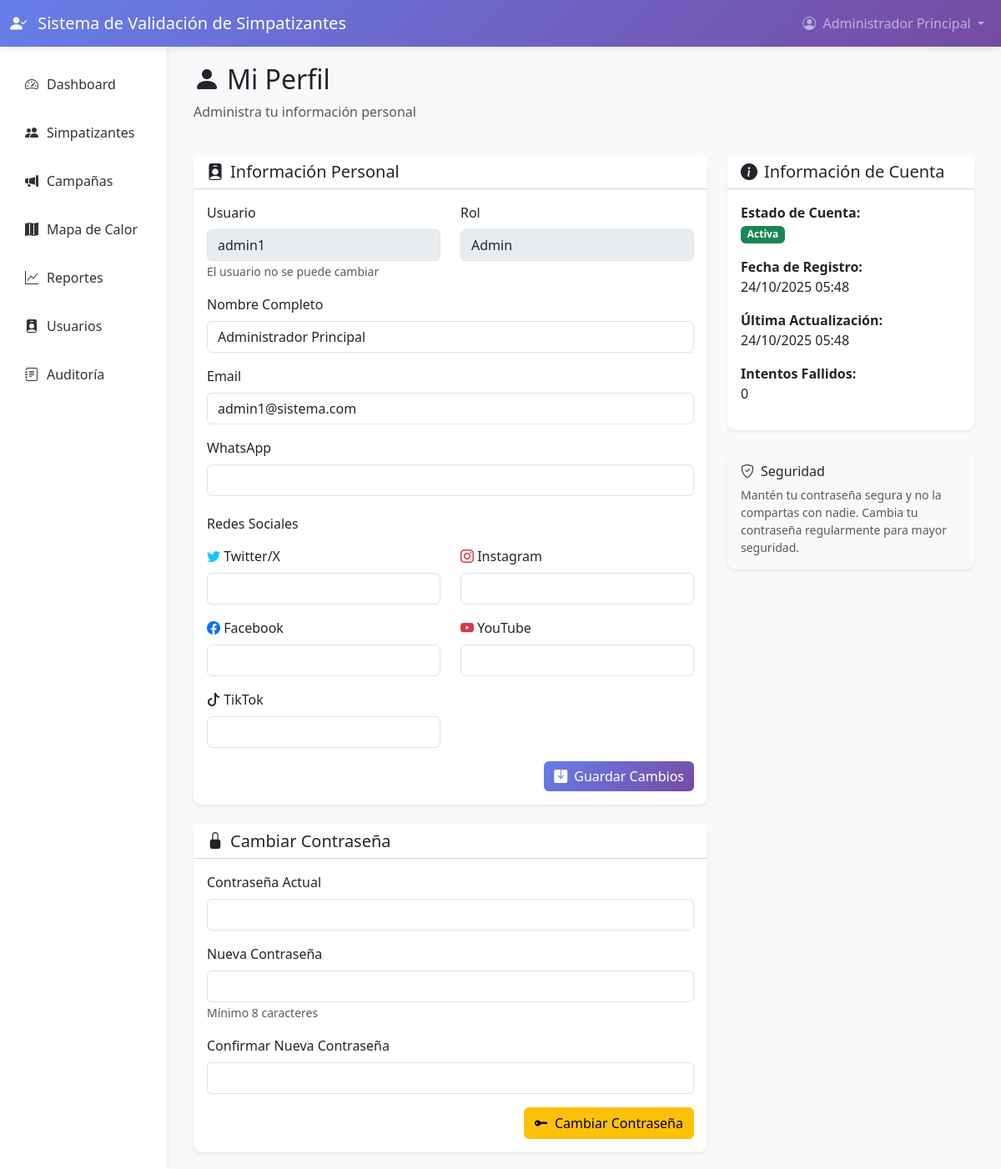
The app's page /public/perfil.php (signed in) with its own data.
### tables this page shows
CREATE TABLE IF NOT EXISTS usuarios (
    id INT AUTO_INCREMENT PRIMARY KEY,
    username VARCHAR(50) UNIQUE NOT NULL,
    email VARCHAR(100) UNIQUE NOT NULL,
    password VARCHAR(255) NOT NULL,
    nombre_completo VARCHAR(150) NOT NULL,
    rol ENUM('super_admin', 'admin', 'candidato', 'coordinador', 'capturista') NOT NULL DEFAULT 'capturista',
    activo TINYINT(1) DEFAULT 1,
    intentos_fallidos INT DEFAULT 0,
    bloqueado_hasta DATETIME NULL,
    whatsapp VARCHAR(20),
    twitter VARCHAR(100),
    instagram VARCHAR(100),
    facebook VARCHAR(100),
    youtube VARCHAR(100),
    tiktok VARCHAR(100),
    created_at TIMESTAMP DEFAULT CURRENT_TIMESTAMP,
    updated_at TIMESTAMP DEFAULT CURRENT_TIMESTAMP ON UPDATE CURRENT_TIMESTAMP,
    INDEX idx_rol (rol),
    INDEX idx_email (email),
    INDEX idx_activo (activo)
);

### config/Database.php (called while the page is built, shortened)
<?php
class Database {
    private static $instance = null;
    private $connection;
    private function __construct() {
        try {
            $dsn = "mysql:host=" . DB_HOST . ";dbname=" . DB_NAME . ";charset=" . DB_CHARSET;
            $options = [
                PDO::ATTR_ERRMODE => PDO::ERRMODE_EXCEPTION,
                PDO::ATTR_DEFAULT_FETCH_MODE => PDO::FETCH_ASSOC,
                PDO::ATTR_EMULATE_PREPARES => false,
                PDO::MYSQL_ATTR_INIT_COMMAND => "SET NAMES " . DB_CHARSET
            ];
            $this->connection = new PDO($dsn, DB_USER, DB_PASS, $options);
        } catch (PDOException $e) {
            die("Error de conexión a la base de datos: " . $e->getMessage());
        }
    }
    public static function getInstance() {
        if (self::$instance === null) {
            self::$instance = new self();
        }
        return self::$instance;
    }
    public function queryOne($sql, $params = []) {
        try {
            $stmt = $this->connection->prepare($sql);
            $stmt->execute($params);
            return $stmt->fetch();
        } catch (PDOException $e) {
            error_log("Error en queryOne: " . $e->getMessage());
            return false;
        }
    }
}

### app/controllers/AuthController.php (called while the page is built, shortened)
<?php
require_once __DIR__ . '/../../config/Database.php';
require_once __DIR__ . '/../models/Usuario.php';
class AuthController {
    public function obtenerUsuarioId() {
        return $_SESSION['usuario_id'] ?? null;
    }
}

### app/models/Usuario.php (called while the page is built, shortened)
<?php
class Usuario {
    private $db;
    public function __construct() {
        $this->db = Database::getInstance();
    }
    public function obtenerPorId($id) {
        $sql = "SELECT * FROM usuarios WHERE id = ?";
        return $this->db->queryOne($sql, [$id]);
    }
}

### public/perfil.php (the view, shortened to what this page needs)
<?php
require_once __DIR__ . '/../config/Database.php';
require_once __DIR__ . '/../app/controllers/AuthController.php';
require_once __DIR__ . '/../app/models/Usuario.php';
$auth = new AuthController();
$auth->requiereAutenticacion();
$usuarioModel = new Usuario();
$usuario = $usuarioModel->obtenerPorId($auth->obtenerUsuarioId());
include __DIR__ . '/../app/views/layouts/header.php';
?>
<div class="container-fluid">
    <div class="row mb-4">
        <div class="col-md-6">
            <h2><i class="bi bi-person-fill me-2"></i>Mi Perfil</h2>
            <p class="text-muted">Administra tu información personal</p>
        </div>
    </div>
    <div class="row">
        <div class="col-lg-8">
            <div class="card border-0 shadow-sm mb-4">
                <div class="card-header bg-white">
                    <h5 class="mb-0"><i class="bi bi-person-badge-fill me-2"></i>Información Personal</h5>
                </div>
                <div class="card-body">
                    <form method="POST" action="">
                        <div class="row mb-3">
                            <div class="col-md-6">
                                <label class="form-label">Usuario</label>
                                <input type="text" class="form-control" value="<?php echo htmlspecialchars($usuario['username']); ?>" disabled>
                                <small class="text-muted">El usuario no se puede cambiar</small>
                            </div>
                            <div class="col-md-6">
                                <label class="form-label">Rol</label>
                                <input type="text" class="form-control" value="<?php echo ucfirst(str_replace('_', ' ', $usuario['rol'])); ?>" disabled>
                            </div>
                        </div>
                        <div class="mb-3">
                            <label class="form-label">Nombre Completo</label>
                            <input type="text" class="form-control" name="nombre_completo"
                                   value="<?php echo htmlspecialchars($usuario['nombre_completo']); ?>" required>
                        </div>
                        <div class="mb-3">
                            <label class="form-label">Email</label>
                            <input type="email" class="form-control" name="email"
                                   value="<?php echo htmlspecialchars($usuario['email']); ?>" required>
                        </div>
                        <div class="mb-3">
                            <label class="form-label">WhatsApp</label>
                            <input type="tel" class="form-control" name="whatsapp"
                                   value="<?php echo htmlspecialchars($usuario['whatsapp'] ?? ''); ?>">
                        </div>
                        <h6 class="mt-4 mb-3">Redes Sociales</h6>
                        <div class="row">
                            <div class="col-md-6 mb-3">
                                <label class="form-label"><i class="bi bi-twitter text-info"></i> Twitter/X</label>
                                <input type="text" class="form-control" name="twitter"
                                       value="<?php echo htmlspecialchars($usuario['twitter'] ?? ''); ?>">
                            </div>
                            <div class="col-md-6 mb-3">
                                <label class="form-label"><i class="bi bi-instagram text-danger"></i> Instagram</label>
                                <input type="text" class="form-control" name="instagram"
                                       value="<?php echo htmlspecialchars($usuario['instagram'] ?? ''); ?>">
                            </div>
                            <div class="col-md-6 mb-3">
                                <label class="form-label"><i class="bi bi-facebook text-primary"></i> Facebook</label>
                                <input type="text" class="form-control" name="facebook"
                                       value="<?php echo htmlspecialchars($usuario['facebook'] ?? ''); ?>">
                            </div>
                            <div class="col-md-6 mb-3">
                                <label class="form-label"><i class="bi bi-youtube text-danger"></i> YouTube</label>
                                <input type="text" class="form-control" name="youtube"
                                       value="<?php echo htmlspecialchars($usuario['youtube'] ?? ''); ?>">
                            </div>
                            <div class="col-md-6 mb-3">
                                <label class="form-label"><i class="bi bi-tiktok"></i> TikTok</label>
                                <input type="text" class="form-control" name="tiktok"
                                       value="<?php echo htmlspecialchars($usuario['tiktok'] ?? ''); ?>">
                            </div>
                        </div>
                        <div class="text-end">
                            <button type="submit" class="btn btn-gradient">
                                <i class="bi bi-save-fill me-2"></i>Guardar Cambios
                            </button>
                        </div>
                    </form>
                </div>
            </div>
            <div class="card border-0 shadow-sm">
                <div class="card-header bg-white">
                    <h5 class="mb-0"><i class="bi bi-lock-fill me-2"></i>Cambiar Contraseña</h5>
                </div>
                <div class="card-body">
                    <form method="POST" action="">
                        <div class="mb-3">
                            <label class="form-label">Contraseña Actual</label>
                            <input type="password" class="form-control" name="password_actual" required>
                        </div>
                        <div class="mb-3">
                            <label class="form-label">Nueva Contraseña</label>
                            <input type="password" class="form-control" name="password_nuevo" required
                                   minlength="<?php echo PASSWORD_MIN_LENGTH; ?>">
                            <small class="text-muted">Mínimo <?php echo PASSWORD_MIN_LENGTH; ?> caracteres</small>
                        </div>
                        <div class="mb-3">
                            <label class="form-label">Confirmar Nueva Contraseña</label>
                            <input type="password" class="form-control" name="password_confirmar" required>
                        </div>
                        <div class="text-end">
                            <button type="submit" class="btn btn-warning">
                                <i class="bi bi-key-fill me-2"></i>Cambiar Contraseña
                            </button>
                        </div>
                    </form>
                </div>
            </div>
        </div>
        <div class="col-lg-4">
            <div class="card border-0 shadow-sm mb-4">
                <div class="card-header bg-white">
                    <h5 class="mb-0"><i class="bi bi-info-circle-fill me-2"></i>Información de Cuenta</h5>
                </div>
                <div class="card-body">
                    <ul class="list-unstyled">
                        <li class="mb-3">
                            <strong>Estado de Cuenta:</strong><br>
                            <?php if ($usuario['activo']): ?>
                                <span class="badge bg-success">Activa</span>
                            <?php else: ?>
                                <span class="badge bg-secondary">Inactiva</span>
                            <?php endif; ?>
                        </li>
                        <li class="mb-3">
                            <strong>Fecha de Registro:</strong><br>
                            <?php echo date('d/m/Y H:i', strtotime($usuario['created_at'])); ?>
                        </li>
                        <li class="mb-3">
                            <strong>Última Actualización:</strong><br>
                            <?php echo date('d/m/Y H:i', strtotime($usuario['updated_at'])); ?>
                        </li>
                        <li class="mb-3">
                            <strong>Intentos Fallidos:</strong><br>
                            <?php echo $usuario['intentos_fallidos']; ?>
                        </li>
                    </ul>
                </div>
            </div>
            <div class="card border-0 shadow-sm bg-light">
                <div class="card-body">
                    <h6><i class="bi bi-shield-check me-2"></i>Seguridad</h6>
                    <p class="small text-muted mb-0">
                        Mantén tu contraseña segura y no la compartas con nadie.
                        Cambia tu contraseña regularmente para mayor seguridad.
                    </p>
                </div>
            </div>
        </div>
    </div>
</div>
<?php include __DIR__ . '/../app/views/layouts/footer.php'; ?>

### records on screen
usuarios: username "admin1", rol "Admin", nombre_completo "Administrador Principal", email "admin1@sistema.com", created_at "24/10/2025 05:48", updated_at "24/10/2025 05:48", intentos_fallidos "0"

### other values on screen
APP_NAME "Sistema de Validación de Simpatizantes"
$_SESSION['nombre_completo'] "Administrador Principal"
PASSWORD_MIN_LENGTH "8"
